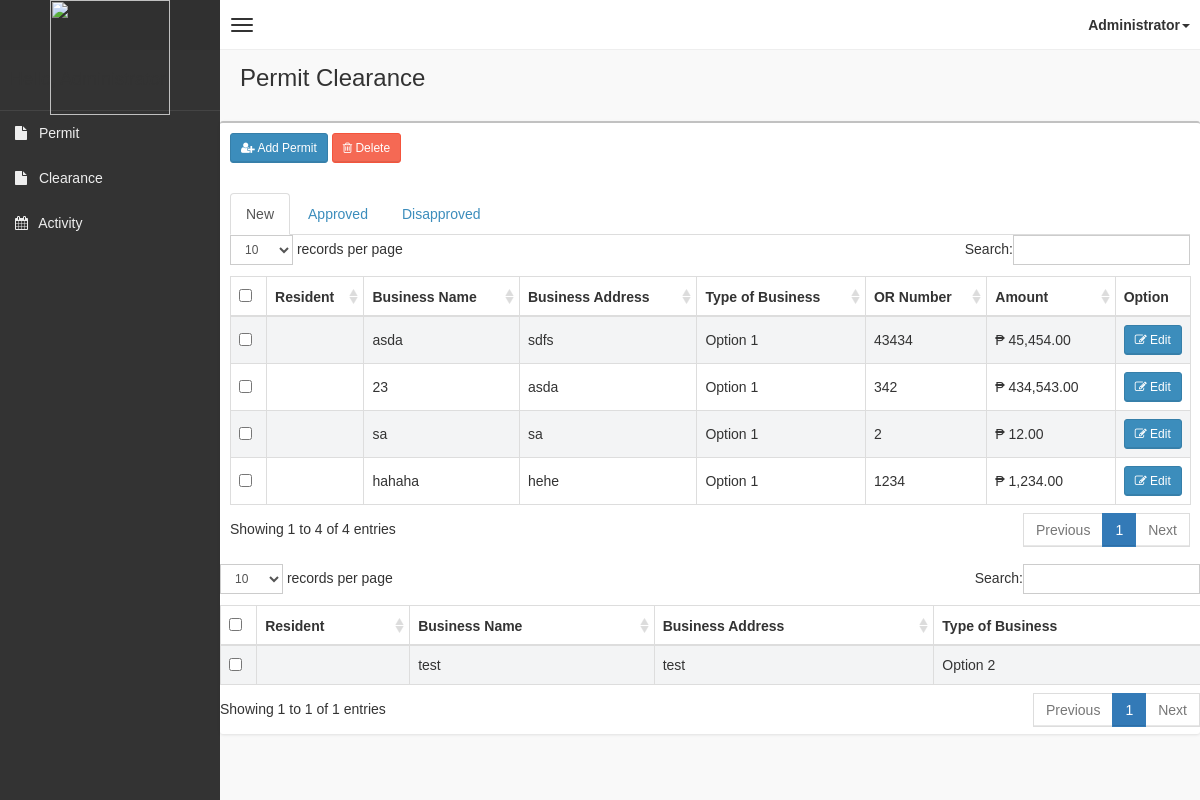
Page /pages/captain/pages/permit/permit.php (signed in) on the committed database.
### tables this page shows
CREATE TABLE IF NOT EXISTS `tblpermit` (
  `id` int(11) NOT NULL AUTO_INCREMENT,
  `residentid` int(11) NOT NULL,
  `businessName` text NOT NULL,
  `businessAddress` text NOT NULL,
  `typeOfBusiness` varchar(50) NOT NULL,
  `orNo` int(11) NOT NULL,
  `samount` int(11) NOT NULL,
  `dateRecorded` date NOT NULL,
  `recordedBy` varchar(50) NOT NULL,
  `status` varchar(20) NOT NULL,
  PRIMARY KEY (`id`)
);

### pages/captain/pages/permit/permit.php (the view, shortened to what this page needs)
<!DOCTYPE html>
<html>
    <?php
    if(!isset($_SESSION['role']))
    {
        header("Location: ../../login.php");
    }
    else
    {
    include('../head_css.php'); ?>
    <body class="skin-black">
        <?php
        include "../connection.php";
        ?>
        <?php include('../header.php'); ?>
        <div class="wrapper row-offcanvas row-offcanvas-left">
            <?php include('../sidebar-left.php'); ?>
            <aside class="right-side">
                <section class="content-header">
                    <h1>
                        Permit Clearance
                    </h1>
                </section>
                <section class="content">
                    <?php
                    if(($_SESSION['role'] == "Administrator") || isset($_SESSION['administrator']))
                    {
                    ?>
                    <div class="row">
                            <div class="box">
                                <div class="box-header">
                                    <div style="padding:10px;">
                                        <button class="btn btn-primary btn-sm" data-toggle="modal" data-target="#addModal"><i class="fa fa-user-plus" aria-hidden="true"></i> Add Permit</button>
                                        <?php
                                            if(!isset($_SESSION['staff']))
                                            {
                                        ?>
                                        <button class="btn btn-danger btn-sm" data-toggle="modal" data-target="#deleteModal"><i class="fa fa-trash-o" aria-hidden="true"></i> Delete</button>
                                        <?php
                                            }
                                        ?>
                                    </div>
                                </div>
                                <div class="box-body table-responsive">
                                <ul class="nav nav-tabs" id="myTab">
                                <li class="active"><a data-target="#new" data-toggle="tab">New</a></li>
                                <li><a data-target="#approved" data-toggle="tab">Approved</a></li>
                                <li><a data-target="#disapproved" data-toggle="tab">Disapproved</a></li>
                                </ul>
                                <form method="post">
                                    <div class="tab-content">
                                    <div id="new" class="tab-pane active in">
                                    </div>
                                </div>
                                    <table id="table" class="table table-bordered table-striped">
                                        <thead>
                                            <tr>
                                                <?php
                                                if(!isset($_SESSION['staff']))
                                                {
                                                ?>
                                                <th style="width: 20px !important;"><input type="checkbox" name="chk_delete[]" class="cbxMain" onchange="checkMain(this)"/></th>
                                                <?php
                                                    }
                                                ?>
                                                <th>Resident</th>
                                                <th>Business Name</th>
                                                <th>Business Address</th>
                                                <th>Type of Business</th>
                                                <th>OR Number</th>
                                                <th>Amount</th>
                                                <th style="width: 40px !important;">Option</th>
                                            </tr>
                                        </thead>
                                        <tbody>
                                            <?php
                                            if(!isset($_SESSION['staff']))
                                            {
                                                $squery = mysqli_query($con, "SELECT *,CONCAT(r.lname, ', ' ,r.fname, ' ' ,r.mname) as residentname,p.id as pid FROM tblpermit p left join tblresident r on r.id = p.residentid where status = 'Approved'") or die('Error: ' . mysqli_error($con));
                                                while($row = mysqli_fetch_array($squery))
                                                {
                                                    echo '
                                                    <tr>
                                                        <td><input type="checkbox" name="chk_delete[]" class="chk_delete" value="'.$row['pid'].'" /></td>
                                                        <td>'.$row['residentname'].'</td>
                                                        <td>'.$row['businessName'].'</td>
                                                        <td>'.$row['businessAddress'].'</td>
                                                        <td>'.$row['typeOfBusiness'].'</td>
                                                        <td>'.$row['orNo'].'</td>
                                                        <td>₱ '.number_format($row['samount'],2).'</td>
                                                        <td><button class="btn btn-primary btn-sm" data-target="#editModal'.$row['pid'].'" data-toggle="modal"><i class="fa fa-pencil-square-o" aria-hidden="true"></i> Edit</button></td>
                                                    </tr>
                                                    ';
                                                }
                                            }
                                            ?>
                                        </tbody>
                                    </table>
                                    </div>
                                    <div id="disapproved" class="tab-pane">
                                    <table id="table1" class="table table-bordered table-striped">
                                        <thead>
                                            <tr>
                                                <?php
                                                if(!isset($_SESSION['staff']))
                                                {
                                                ?>
                                                <th style="width: 20px !important;"><input type="checkbox" name="chk_delete[]" class="cbxMain" onchange="checkMain(this)"/></th>
                                                <?php
                                                    }
                                                ?>
                                                <th>Resident</th>
                                                <th>Business Name</th>
                                                <th>Business Address</th>
                                                <th>Type of Business</th>
                                            </tr>
                                        </thead>
                                        <tbody>
                                            <?php
                                            if(!isset($_SESSION['staff']))
                                            {
                                                $squery = mysqli_query($con, "SELECT *,CONCAT(r.lname, ', ' ,r.fname, ' ' ,r.mname) as residentname,p.id as pid FROM tblpermit p left join tblresident r on r.id = p.residentid where status = 'Disapproved' ") or die('Error: ' . mysqli_error($con));
                                                while($row = mysqli_fetch_array($squery))
                                                {
                                                    echo '
                                                    <tr>
                                                        <td><input type="checkbox" name="chk_delete[]" class="chk_delete" value="'.$row['pid'].'" /></td>
                                                        <td>'.$row['residentname'].'</td>
                                                        <td>'.$row['businessName'].'</td>
                                                        <td>'.$row['businessAddress'].'</td>
                                                        <td>'.$row['typeOfBusiness'].'</td>
                                                       </tr>
                                                    ';
                                                }
                                            }
                                            ?>
                                        </tbody>
                                    </table>
                                    </div>
                                    </div>
                                </div>
                            </div>
                    <?php
                    }
                    ?>
        <?php }
        include "../footer.php"; ?>
    </body>
</html>

### pages/captain/css/AdminLTE.css (style rules this page uses)
html, body { overflow-x: hidden!important; font-family: 'Source Sans Pro', sans-serif; -webkit-font-smoothing: antialiased; min-height: 100%; background: #f9f9f9; }
a { color: #3c8dbc; }
.wrapper { min-height: 100%; }
.wrapper:before, .wrapper:after { display: table; content: " "; }
.wrapper:after { clear: both; }
.right-side, .left-side { min-height: 100%; display: block; }
.right-side { background-color: #f9f9f9; margin-left: 220px; }
.content { padding: 20px 15px; background: #f9f9f9; }
h1, h2, h3, h4, h5, h6, .h1, .h2, .h3, .h4, .h5, .h6 { font-family: 'Source Sans Pro', sans-serif; }
.table-striped > tbody > tr:nth-child(odd) > td, .table-striped > tbody > tr:nth-child(odd) > th { background-color: #f3f4f5; }
.right-side > .content-header { position: relative; padding: 15px 15px 10px 20px; }
.right-side > .content-header > h1 { margin: 0; font-size: 24px; }
.box { position: relative; background: #ffffff; border-top: 2px solid #c1c1c1; margin-bottom: 20px; -webkit-border-radius: 3px; -moz-border-radius: 3px; border-radius: 3px; width: 100%; box-shadow: 0px 1px 3px rgba(0, 0, 0, 0.1); }
.box .box-header { position: relative; -webkit-border-top-left-radius: 3px; -webkit-border-top-right-radius: 3px; -webkit-border-bottom-right-radius: 0; -webkit-border-bottom-left-radius: 0; -moz-border-radius-topleft: 3px; -moz-border-radius-topright: 3px; -moz-border-radius-bottomright: 0; -moz-border-radius-bottomleft: 0; border-top-left-radius: 3px; border-top-right-radius: 3px; border-bottom-right-radius: 0; border-bottom-left-radius: 0; border-bottom: 0px solid #f4f4f4; color: #444; padding-bottom: 10px; }
.box .box-header:before, .box .box-header:after { display: table; content: " "; }
.box .box-header:after { clear: both; }
.box .box-body { padding: 10px; -webkit-border-top-left-radius: 0; -webkit-border-top-right-radius: 0; -webkit-border-bottom-right-radius: 3px; -webkit-border-bottom-left-radius: 3px; -moz-border-radius-topleft: 0; -moz-border-radius-topright: 0; -moz-border-radius-bottomright: 3px; -moz-border-radius-bottomleft: 3px; border-top-left-radius: 0; border-top-right-radius: 0; border-bottom-right-radius: 3px; border-bottom-left-radius: 3px; }
.box .box-body .table { margin-bottom: 0; }
.btn { font-weight: 500; -webkit-border-radius: 3px; -moz-border-radius: 3px; border-radius: 3px; border: 1px solid transparent; -webkit-box-shadow: inset 0px -2px 0px 0px rgba(0, 0, 0, 0.09); -moz-box-shadow: inset 0px -2px 0px 0px rgba(0, 0, 0, 0.09); box-shadow: inset 0px -1px 0px 0px rgba(0, 0, 0, 0.09); }
.btn.btn-primary { background-color: #3c8dbc; border-color: #367fa9; }
.btn.btn-danger { background-color: #f56954; border-color: #f4543c; }
.btn.btn-sm { font-size: 12px; }
.skin-black .right-side > .content-header { background: transparent; box-shadow: none; }

### rows in the picture
tblpermit: businessName "asda", businessAddress "sdfs", typeOfBusiness "Option 1", orNo "43434", samount "45,454.00"
tblpermit: businessName "23", businessAddress "asda", typeOfBusiness "Option 1", orNo "342", samount "434,543.00"
tblpermit: businessName "sa", businessAddress "sa", typeOfBusiness "Option 1", orNo "2", samount "12.00"
tblpermit: businessName "hahaha", businessAddress "hehe", typeOfBusiness "Option 1", orNo "1234", samount "1,234.00"
tblpermit: businessName "test", businessAddress "test", typeOfBusiness "Option 2"

### other values in the picture
$_SESSION['role'] "Administrator"
